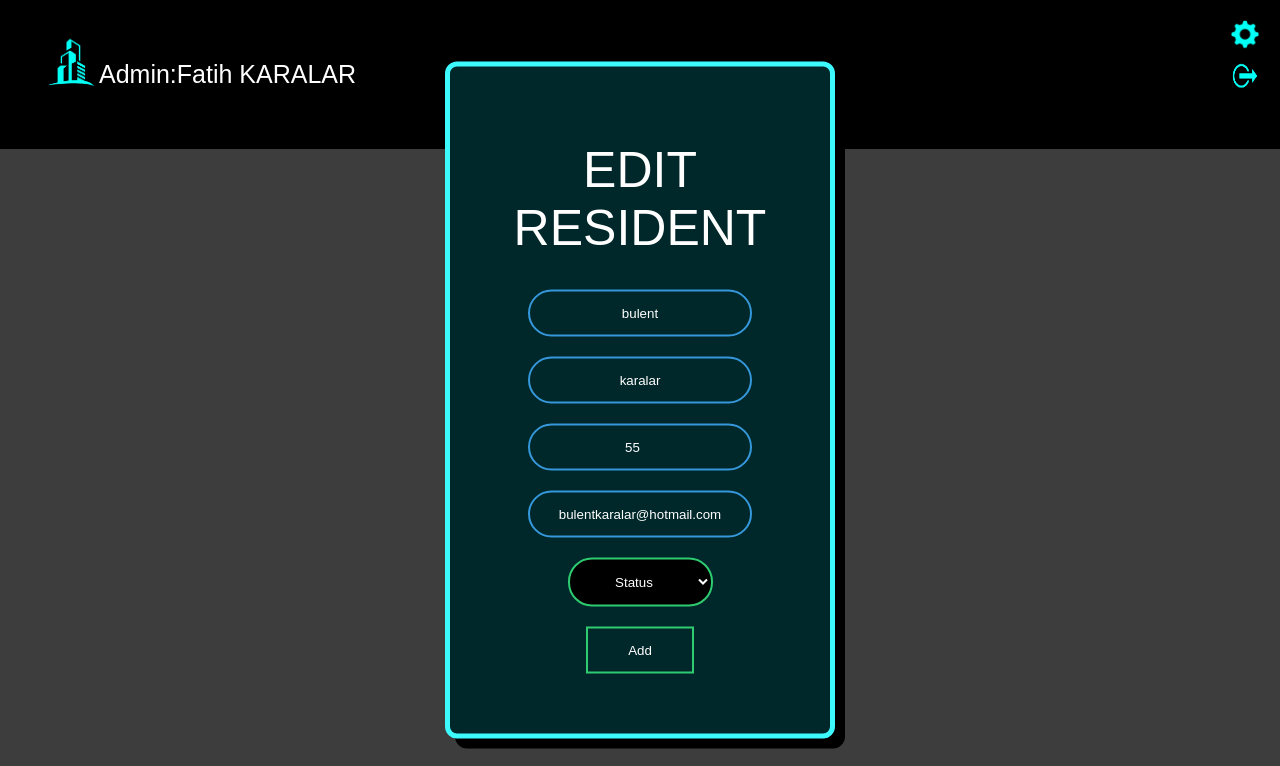
The app's page /AdminOperations/editUser.php?userID=71 (signed in) with its own data.
### tables this page shows
CREATE TABLE `users` (
  `userID` int(11) NOT NULL,
  `username` text NOT NULL,
  `password` text NOT NULL,
  `name` text NOT NULL,
  `surname` text NOT NULL,
  `aptNo` int(11) NOT NULL,
  `status` text NOT NULL,
  `mail` text NOT NULL,
  `rentDebt` float NOT NULL,
  `phoneNumber` text NOT NULL
);

### AdminOperations/editUser.php (the view, shortened to what this page needs)
<?php
require_once '../dbconnection/dbconnect.php';
if ($_SESSION['type']!="admin") {
	header('location: ../nopermission.php');
}else{
	$usernameAdmin=$_SESSION['username'];
	$adminSql="SELECT * FROM admins WHERE username='$usernameAdmin'";
	$adminQuery=mysqli_query($connect,$adminSql);
    $rowAdmin=mysqli_fetch_assoc($adminQuery);
}
?>
<!DOCTYPE html>
<html lang="en">
<head>
	<link rel="stylesheet" href="../Css/addUsers.css">
</head>
<body>
	<header> <p id="adminName">Admin:<?php echo $rowAdmin['name']; ?></p>
		<a href="../index.php">	<img src="../Logos/logo.png" width="100px" height="100px"></a>
		<a href="../options.php"> <input id="options" name='options' type="image" src="../Logos/options.png" width="30px" height="30px"> </a>
		<a href="../Login/adminLogout.php"><input id="logout" name='logout' type="image" src="../Logos/logout.png" width="30px" height="45px"></a>
		<?php
		$userID=$_GET['userID'];
    $editedUserSql="SELECT*FROM users WHERE userID='$userID'";
    $editedUserQuery=mysqli_query($connect,$editedUserSql);
    $editedUserRow=mysqli_fetch_assoc($editedUserQuery);
    ?>
    <form class="addUsersForm" method="post">
    	<h1>Edit resident</h1>
    	<input id="name" type="text" name="name" placeholder="Name " value="<?php echo $editedUserRow['name'] ?>" required>
    	<input id="surname" type="text" name="surname" placeholder="Surname" value="<?php echo $editedUserRow['surname'] ?>" required>
    	<input id="aptNo" type="number" name="aptNo" placeholder="Apartment number" value="<?php echo $editedUserRow['aptNo'] ?>" required>
    	<input id="mail" type="Mail" name="mail" placeholder="Mail" value="<?php echo $editedUserRow['mail'] ?>" required>
    	<select name="status" id="status" required>
    		<option value="" disabled selected hidden>Status</option>
    		<input type="submit" name="submit" value="Add">
    	</form>
    </body>
    </html>

### Css/addUsers.css (style rules this page uses)
body { margin: 0; padding: 0; font-family: sans-serif; background: #3d3d3d; }
.addUsersForm { width: 300px; padding: 40px; position: absolute; top: 50%; left: 50%; transform: translate(-50%, -50%); background: #002729; text-align: center; border: 5px solid #3DFAFF; border-radius: 12px; box-shadow: 10px 10px black; }
.addUsersForm h1 { color: white; text-transform: uppercase; font-weight: 500; }
.addUsersForm input[type="text"] { border: 0; background: none; display: block; margin: 20px auto; text-align: center; border: 2px solid #3498db; padding: 14px 10px; width: 200px; outline: none; color: white; border-radius: 24px; transition: 0.25s; }
.addUsersForm input[type="mail"] { border: 0; background: none; display: block; margin: 20px auto; text-align: center; border: 2px solid #3498db; padding: 14px 10px; width: 200px; outline: none; color: white; border-radius: 24px; transition: 0.25s; }
.addUsersForm input[type="number"] { border: 0; background: none; display: block; margin: 20px auto; text-align: center; border: 2px solid #3498db; padding: 14px 10px; width: 200px; outline: none; color: white; border-radius: 24px; transition: 0.25s; }
.addUsersForm input[type="submit"] { border: 0; background: none; display: block; margin: 20px auto; text-align: center; border: 2px solid #2ecc71; padding: 14px 40px; outline: none; color: white; transition: 0.25s; cursor: pointer; }
.addUsersForm select { border: 0; background: black; display: block; margin: 20px auto; text-align: center; border: 2px solid #2ecc71; padding: 14px 40px; outline: none; color: white; transition: 0.25s; cursor: pointer; border-radius: 24px; }
header { width: 100%; background-color: #000000; padding: 35px; font-size: 25px; color: white; width: 100%; }
header p[id='adminName'] { position: relative; padding-left: 5%; }
header img { display: block; float: left; position: absolute; top: 15px; left: 20px; }
header input[id="options"] { display: block; float: right; position: absolute; top: 10px; right: 10px; margin: 10px; }
header input[id="logout"] { display: block; float: right; position: absolute; top: 25px; right: 10px; margin-top: 30px; margin-right: 10px; }

### records on screen
users: name "bulent", surname "karalar", aptNo "55", mail "bulentkaralar@hotmail.com"

### other values on screen
$rowAdmin['name'] "Fatih KARALAR"
